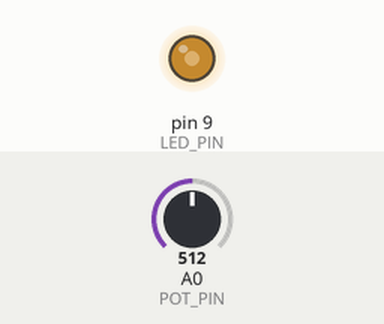
This program was run on a simulated Arduino Uno, built with avr-gcc and run on an emulated ATmega328P. On the bench: output pins drawn as LEDs (lit = HIGH). Inputs (shaded band) come from the test bench; at power-on: A0 (POT_PIN) = 512.

Above: at 1.2 s.
1.3 s: A0 (POT_PIN) set to 716
At 2.4 s:
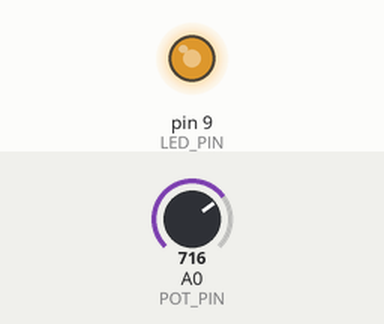
2.8 s: A0 (POT_PIN) set to 900
At 3.6 s:
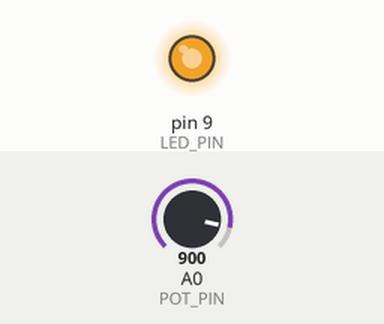
4.3 s: A0 (POT_PIN) set to 245
At 4.7 s:
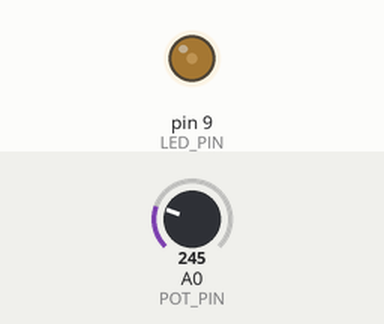
5.8 s: A0 (POT_PIN) set to 0
At 7.0 s:
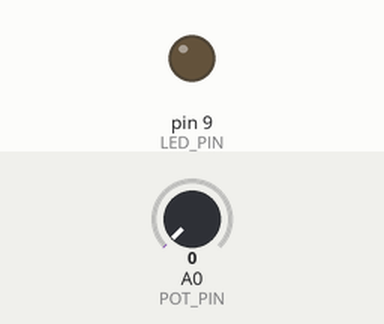
7.3 s: A0 (POT_PIN) set to 511
At 8.2 s:
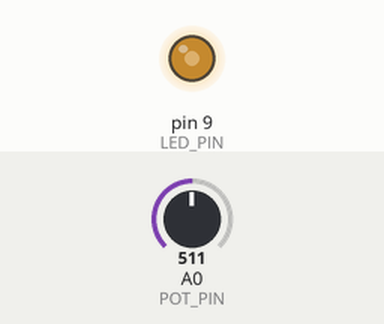
Timing chart, 0 to 9.8 s (numbered marks = the images above; inputs shaded):
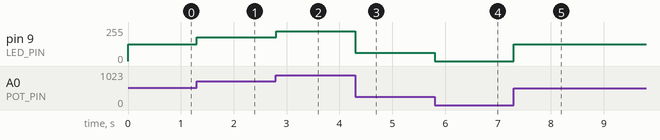

Measured:
- after the input at 1.3 s, pin 9 (LED_PIN): 127/255 → 178/255 at once
- after the input at 2.8 s, pin 9 (LED_PIN): 178/255 → 224/255 at once
- after the input at 4.3 s, pin 9 (LED_PIN): 224/255 → 61/255 at once
- after the input at 5.8 s, pin 9 (LED_PIN): 61/255 → 0/255 at once
- after the input at 7.3 s, pin 9 (LED_PIN): 0/255 → 127/255 at once

The program:

main.cpp
```cpp
// Based on https://github.com/sunfounder/Sunfounder_SuperKit_for_Arduino/blob/d38b2f2d8d64a420f4123d0a9e2b713b705e19f4/04.Controlling%20led%20by%20potentiometer.ino
// Load in our dependencies
#include "Arduino.h"

// Define our constants
// DEV: POT is short for potentiometer (I believe it's jargon)
int LED_PIN = 9; // PWM
int POT_PIN = A0;
int POT_MIN = 0;
int POT_MAX = 1023;
int PWM_MIN = 0;
int PWM_MAX = 255;

void setup()
{
  // Configure our pins
  pinMode(POT_PIN, INPUT);
  pinMode(LED_PIN, OUTPUT);
}

void loop()
{
  // Read from our potentiometer
  int inputVal = analogRead(POT_PIN);

  // Convert our potentiometer value and output it
  int outputVal = map(inputVal, POT_MIN, POT_MAX, PWM_MIN, PWM_MAX);
  analogWrite(LED_PIN, outputVal);
}
```
